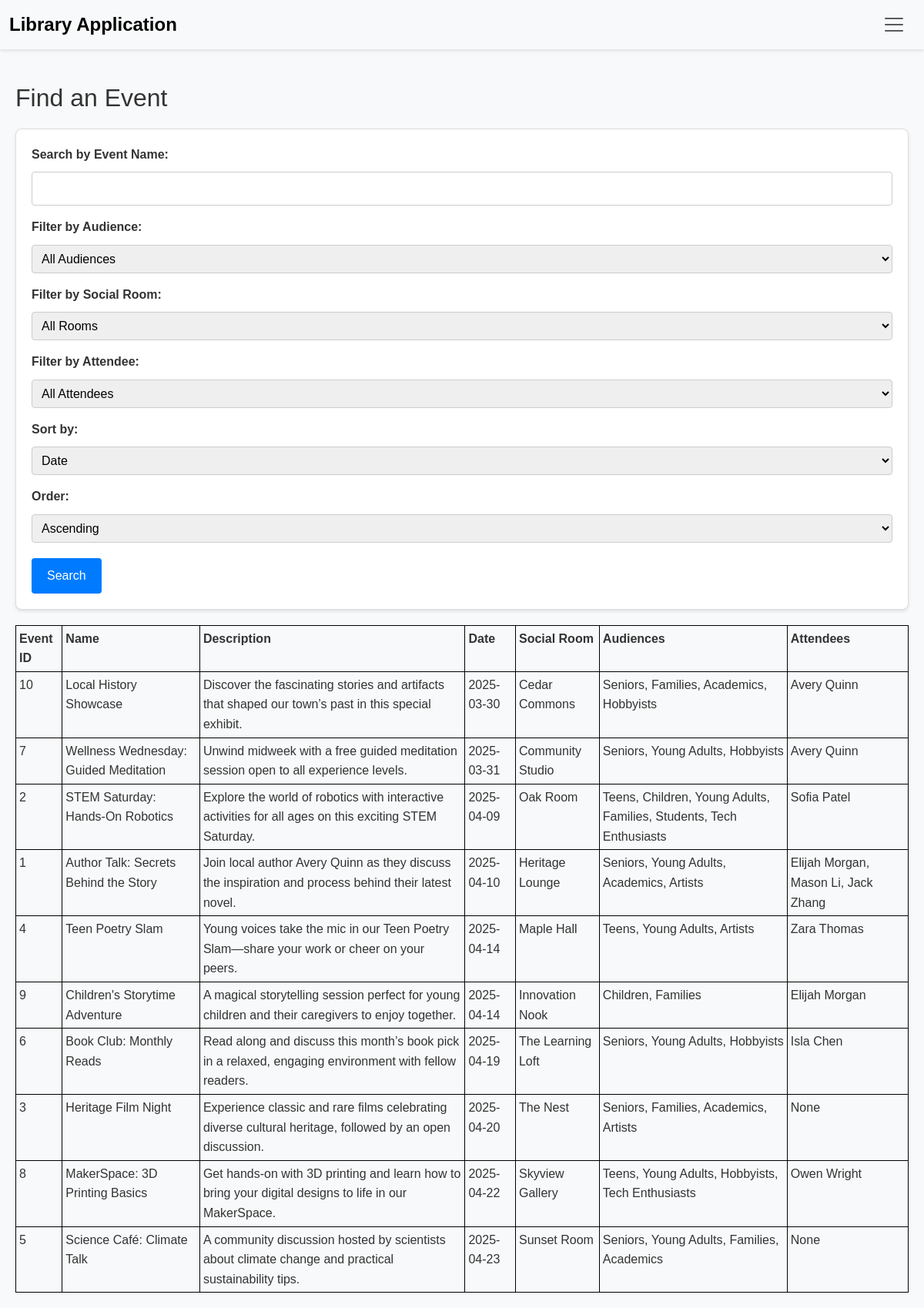
The app's page /find_event with its own data.
### tables this page shows
CREATE TABLE "Events" (
    event_id INTEGER PRIMARY KEY,
    name TEXT,
    description TEXT,
    event_date TEXT,
    room_id INTEGER,
    FOREIGN KEY (room_id) REFERENCES SocialRoomsNew(room_id)
);

### app.py (the view)
@app.route('/find_event', methods=['GET'])
def find_event():
    search_term     = request.args.get('search_term', '')
    filter_audience = request.args.get('filter_audience', '')
    filter_room     = request.args.get('filter_room', '')
    filter_attendee = request.args.get('filter_attendee', '')
    sort_by         = request.args.get('sort_by', 'date')   # default sort by date
    sort_order      = request.args.get('sort_order', 'asc')   # default ascending
    conn = get_db_connection()
    audience_types = conn.execute("SELECT DISTINCT audience_type FROM Audiences ORDER BY audience_type").fetchall()
    social_rooms = conn.execute("SELECT DISTINCT room_name FROM SocialRooms ORDER BY room_name").fetchall()
    people_dropdown = conn.execute("SELECT person_id, name FROM People ORDER BY name").fetchall()
    query = """
        SELECT
            E.event_id,
            E.name,
            E.event_date,
            E.description,
            SR.room_name,
            GROUP_CONCAT(DISTINCT A.audience_type) AS audiences,
            GROUP_CONCAT(DISTINCT Att.name) AS attendees
        FROM Events E
        LEFT JOIN SocialRooms SR ON E.room_id = SR.room_id
        LEFT JOIN EventAudiences EA ON E.event_id = EA.event_id
        LEFT JOIN Audiences A ON EA.audience_id = A.audience_id
        LEFT JOIN Attending Atnd ON E.event_id = Atnd.event_id
        LEFT JOIN People Att ON Atnd.person_id = Att.person_id
        WHERE E.name LIKE ?
    """
    params = ['%' + search_term + '%']
    if filter_room:
        query += " AND SR.room_name = ?"
        params.append(filter_room)
    if filter_audience:
        query += " AND A.audience_type = ?"
        params.append(filter_audience)
    if filter_attendee:
        query += " AND EXISTS (SELECT 1 FROM Attending Atnd2 WHERE Atnd2.event_id = E.event_id AND Atnd2.person_id = ?)"
        params.append(filter_attendee)
    query += " GROUP BY E.event_id, E.name, E.event_date, E.description, SR.room_name "
    sort_columns = {
        'id': 'E.event_id',
        'name': 'E.name',
        'date': 'E.event_date',
        'room': 'SR.room_name'
    }
    order_column = sort_columns.get(sort_by, 'E.event_date')
    order_clause = f" ORDER BY {order_column} {sort_order.upper()}"
    full_query = query + order_clause
    events = conn.execute(full_query, params).fetchall()
    conn.close()
    return render_template(
        'find_event.html',
        events=events,
        search_term=search_term,
        filter_audience=filter_audience,
        filter_room=filter_room,
        filter_attendee=filter_attendee,
        sort_by=sort_by,
        sort_order=sort_order,
        audience_types=audience_types,
        social_rooms=social_rooms,
        people_dropdown=people_dropdown
    )

### app.py (called while the page is built)
def get_db_connection():
    conn = sqlite3.connect(DATABASE, timeout=10)  # Waits up to 10 seconds if the database is locked
    conn.row_factory = sqlite3.Row
    return conn

### templates/find_event.html (shortened to what this page needs)
{% extends "base.html" %}
{% block content %}
  <h2>Find an Event</h2>
  <form method="GET" action="{{ url_for('find_event') }}" id="controlsForm">
    <div>
      <label for="search_term">Search by Event Name:</label>
      <input type="text" id="search_term" name="search_term" value="{{ search_term|default('') }}">
    </div>
    <div>
      <label for="filter_audience">Filter by Audience:</label>
      <select id="filter_audience" name="filter_audience" onchange="document.getElementById('controlsForm').submit();">
        <option value="">All Audiences</option>
      </select>
    </div>
    <div>
      <label for="filter_room">Filter by Social Room:</label>
      <select id="filter_room" name="filter_room" onchange="document.getElementById('controlsForm').submit();">
        <option value="">All Rooms</option>
      </select>
    </div>
    <div>
      <label for="filter_attendee">Filter by Attendee:</label>
      <select id="filter_attendee" name="filter_attendee" onchange="document.getElementById('controlsForm').submit();">
        <option value="">All Attendees</option>
      </select>
    </div>
    <div>
      <label for="sort_by">Sort by:</label>
      <select id="sort_by" name="sort_by" onchange="document.getElementById('controlsForm').submit();">
        <option value="date" {% if sort_by == 'date' %}selected{% endif %}>Date</option>
      </select>
    </div>
    <div>
      <label for="sort_order">Order:</label>
      <select id="sort_order" name="sort_order" onchange="document.getElementById('controlsForm').submit();">
        <option value="asc" {% if sort_order == 'asc' %}selected{% endif %}>Ascending</option>
      </select>
    </div>
    <button type="submit">Search</button>
  </form>
  {% if events|length == 0 %}
    <p>No events found matching your criteria.</p>
  {% else %}
    <table>
      <thead>
        <tr>
          <th>Event ID</th>
          <th>Name</th>
          <th>Description</th>
          <th>Date</th>
          <th>Social Room</th>
          <th>Audiences</th>
          <th>Attendees</th>
        </tr>
      </thead>
      <tbody>
        {% for event in events %}
          <tr>
            <td>{{ event['event_id'] }}</td>
            <td>{{ event['name'] }}</td>
            <td>{{ event['description'] }}</td>
            <td>{{ event['event_date'] }}</td>
            <td>{{ event['room_name'] if event['room_name'] else "N/A" }}</td>
            <td>
              {% if event['audiences'] %}
                {{ event['audiences']|replace(',', ', ') }}
              {% else %}
                None
              {% endif %}
            </td>
            <td>
              {% if event['attendees'] %}
                {{ event['attendees']|replace(',', ', ') }}
              {% else %}
                None
              {% endif %}
            </td>
          </tr>
        {% endfor %}
      </tbody>
    </table>
  {% endif %}
{% endblock %}

### templates/base.html (shortened to what this page needs)
<!DOCTYPE html>
<html lang="en">
<head>
  <link href="https://cdn.jsdelivr.net/npm/bootstrap@5.3.0/dist/css/bootstrap.min.css" rel="stylesheet">
  <link rel="stylesheet" type="text/css" href="{{ url_for('static', filename='css/style.css') }}">
</head>
<body>
  <nav class="navbar navbar-light bg-light">
    <div class="container-fluid">
      <a class="navbar-brand" href="{{ url_for('index') }}">Library Application</a>
      <button class="navbar-toggler" type="button" data-bs-toggle="collapse" data-bs-target="#navbarNav"
              aria-controls="navbarNav" aria-expanded="false" aria-label="Toggle navigation">
        <span class="navbar-toggler-icon"></span>
      </button>
    </div>
  </nav>
  <div class="container mt-4">
    {% block content %}{% endblock %}
  </div>
</body>
</html>

### static/css/style.css (style rules this page uses)
* { margin: 0; padding: 0; box-sizing: border-box; }
body { font-family: Arial, sans-serif; background-color: #f8f9fa; color: #333; line-height: 1.6; }
table { border-collapse: collapse; width: 100%; margin-top: 15px; }
th, td { border: 1px solid #000; padding: 4px; text-align: left; vertical-align: top; }
.container { max-width: 1200px; margin: 0 auto; padding: 20px; }
.navbar { box-shadow: 0 2px 4px rgba(0, 0, 0, 0.1); }
.navbar-brand { font-weight: bold; font-size: 1.5rem; }
.navbar-toggler { border: none; }
form { margin: 20px auto; padding: 20px; background-color: #fff; border: 1px solid #ddd; border-radius: 8px; box-shadow: 0 2px 4px rgba(0, 0, 0, 0.1); }
label { display: block; margin-bottom: 5px; font-weight: bold; }
select, input[type="date"], input, textarea { width: 100%; padding: 8px; border: 1px solid #ccc; border-radius: 4px; }
button[type="submit"] { display: inline-block; padding: 10px 20px; background-color: #007bff; border: none; border-radius: 4px; color: #fff; font-size: 1rem; cursor: pointer; transition: background-color 0.3s ease; }
form div { margin-bottom: 15px; }
form label { font-weight: bold; }
form input[type="text"], form select, form button { padding: 8px; margin-top: 5px; margin-right: 10px; border: 1px solid #ccc; border-radius: 4px; }

### records on screen
Events: event_id "10", name "Local History Showcase", description "Discover the fascinating stories and artifacts that shaped our town’s past in this special exhibit.", event_date "2025-03-30", event "Cedar Commons", audiences "Seniors, Families, Academics, Hobbyists", attendees "Avery Quinn"
Events: event_id "7", name "Wellness Wednesday: Guided Meditation", description "Unwind midweek with a free guided meditation session open to all experience levels.", event_date "2025-03-31", event "Community Studio", audiences "Seniors, Young Adults, Hobbyists", attendees "Avery Quinn"
Events: event_id "2", name "STEM Saturday: Hands-On Robotics", description "Explore the world of robotics with interactive activities for all ages on this exciting STEM Saturday.", event_date "2025-04-09", event "Oak Room", audiences "Teens, Children, Young Adults, Families, Students, Tech Enthusiasts", attendees "Sofia Patel"
Events: event_id "1", name "Author Talk: Secrets Behind the Story", description "Join local author Avery Quinn as they discuss the inspiration and process behind their latest novel.", event_date "2025-04-10", event "Heritage Lounge", audiences "Seniors, Young Adults, Academics, Artists", attendees "Elijah Morgan, Mason Li, Jack Zhang"
Events: event_id "4", name "Teen Poetry Slam", description "Young voices take the mic in our Teen Poetry Slam—share your work or cheer on your peers.", event_date "2025-04-14", event "Maple Hall", audiences "Teens, Young Adults, Artists", attendees "Zara Thomas"
Events: event_id "9", name "Children's Storytime Adventure", description "A magical storytelling session perfect for young children and their caregivers to enjoy together.", event_date "2025-04-14", event "Innovation Nook", audiences "Children, Families", attendees "Elijah Morgan"
Events: event_id "6", name "Book Club: Monthly Reads", description "Read along and discuss this month’s book pick in a relaxed, engaging environment with fellow readers.", event_date "2025-04-19", event "The Learning Loft", audiences "Seniors, Young Adults, Hobbyists", attendees "Isla Chen"
Events: event_id "3", name "Heritage Film Night", description "Experience classic and rare films celebrating diverse cultural heritage, followed by an open discussion.", event_date "2025-04-20", event "The Nest", audiences "Seniors, Families, Academics, Artists", shows "None"
Events: event_id "8", name "MakerSpace: 3D Printing Basics", description "Get hands-on with 3D printing and learn how to bring your digital designs to life in our MakerSpace.", event_date "2025-04-22", event "Skyview Gallery", audiences "Teens, Young Adults, Hobbyists, Tech Enthusiasts", attendees "Owen Wright"
Events: event_id "5", name "Science Café: Climate Talk", description "A community discussion hosted by scientists about climate change and practical sustainability tips.", event_date "2025-04-23", event "Sunset Room", audiences "Seniors, Young Adults, Families, Academics", shows "None"
